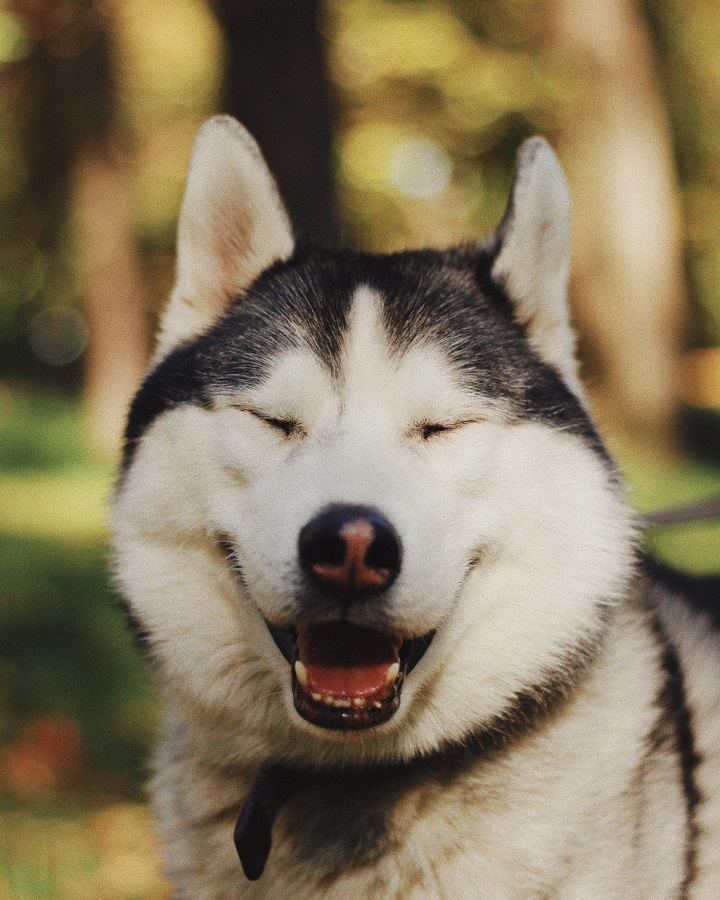
#> input picture happy-dog.jpg, 720 x 900 px
$ jupyter execute --allow-errors LA_Lab_3.ipynb
#> lines starting #> are read from the running program, lines starting #| are printed output that depends on the picture
### **Submission rules**:
1. The completed assignment should be prepared as s a Jupyter Notebook (.ipynb file). Please make a copy of this notebook for your team. Make sure you opened it via UCU email address. Submit the Jupyter Notebook (.ipynb file) to **lms**.
2. Please execute all the cells before submission; make sure there are no errors, everything has been generated, and all numerical answers calculated.
3. There should be only one submission per team. However, don't forget to choose a person from your team who would submit the task, and make sure that the names of all team members are listed in the notebook. Teammates not mentioned in the notebook will not be graded for this lab.
4. You also need to provide a work breakdown structure estimating the efforts of each team member. Please provide it at the top of your notebook. If you do not provide the work breakdown, the points will be reducted from your work.
5. The final deadline is specified on LMS.

**IMPORTANT**: If you submit your assignment after this time and date, it will not be graded.

# Image compression with SVD

The singular value decomposition of a matrix A is the factorization of A into the
product of three matrices:
\begin{align}
 A = UDV^T,
 \end{align}
where the columns of U and V are orthonormal and
the matrix D is diagonal with positive real entries. The SVD is useful in many tasks. First, in many applications, the data matrix A is close to a
matrix of low rank and it is useful to find a low rank matrix which is a good approximation
to the data matrix. You will show that from the singular value decomposition of A, we can get the matrix B of rank k which best approximates A; in fact, we can do this for every
k. Also, singular value decomposition is defined for all matrices (rectangular or square) unlike spectral decomposition, although the latter one is used more commonly in Linear Algebra.

Considering that any image can be represented as a rectangular matrix, you can find the best rank k approximation of this image using SVD. The idea is that by significantly reducing the storage space, you can still preserve a very good quality of the image

[cell 1]
import time
import cv2 as cv
import numpy as np
from ipywidgets import interact, interactive, fixed, interact_manual
import ipywidgets as widget
import matplotlib.pyplot as plt
import numpy as np
from scipy.fftpack import dct, idct

## SVD implementation (0.5)

Implement a function to compute SVD of the matrix.

Do not use the built-in functions; instead, compare your solution with the built-in one.

*Hint:* one of the simpliest methods for finding eigenvalues and eigenvectors of the matrix is [Power Iteration](https://en.wikipedia.org/wiki/Power_iteration). Hovewer, you may try some advanced methods :)

[cell 2]
def power_iteration(A, num_iterations=100):
    """Finds the dominant right singular vector v of matrix A."""
    n_cols = A.shape[1]

    v = np.random.rand(n_cols)
    v = v / np.linalg.norm(v)

    for _ in range(num_iterations):
        v_new = A.T @ (A @ v)
        v = v_new / np.linalg.norm(v_new)

    return v

def compute_svd(A, k=None, iterations=100, threshold=1e-10):
    """
    Computes the top k singular values and vectors of matrix A.
    Returns U, Sigma (as a list), and V^T.
    """
#> called with iterations = 200, threshold = 1e-10
    A_deflated = A.copy().astype(float)
    n_rows, n_cols = A.shape

    if k is None:
        k = min(n_rows, n_cols)

    u_vectors = []
    singular_values = []
    v_vectors = []

    for _ in range(k):
        v = power_iteration(A_deflated, iterations)

        u_unnormalized = A_deflated @ v
        sigma = np.linalg.norm(u_unnormalized)

        if sigma < threshold:
            break

        u = u_unnormalized / sigma

        u_vectors.append(u)
        singular_values.append(sigma)
        v_vectors.append(v)

        u_col = u.reshape(-1, 1)
        v_row = v.reshape(1, -1)

        A_deflated = A_deflated - (sigma * (u_col @ v_row))

    U = np.array(u_vectors).T
    V_T = np.array(v_vectors)
    Sigma = np.array(singular_values)

    return U, Sigma, V_T

### Comparison with SVD solver from numpy

[cell 3]
np.random.seed(42)
A = np.random.rand(80, 120) * 10

print("--- Testing Custom SVD ---")
start_time = time.time()
U_custom, S_custom, VT_custom = compute_svd(A, iterations=200)
custom_time = time.time() - start_time
print(f"Time taken: {custom_time:.5f} seconds")
print(f"Singular Values: {np.round(S_custom, 4)}\n")

print("--- Testing NumPy SVD ---")
start_time = time.time()
U_np, S_np, VT_np = np.linalg.svd(A, full_matrices=False)
np_time = time.time() - start_time
print(f"Time taken: {np_time:.5f} seconds")
print(f"Singular Values: {np.round(S_np, 4)}\n")

print("--- Comparison ---")
difference = np.abs(S_custom - S_np)
print(f"Maximum difference in singular values: {np.max(difference):.2e}")

Explain in detailes the chosen method for finding SVD.

---

### General Singular Value Decomposition via Power Iteration

**Given:** General real matrix $A \in \mathbb{R}^{m \times n}$.
**Goal:** Compute SVD components $U, \Sigma, V^T$ such that $A = U \Sigma V^T$.

For each singular component $i = 1, 2, \dots, k$:

#### Step 1: Power Iteration (Right Singular Vector $v_i$)
Initialize a random vector $v^{(0)}$ where $\|v^{(0)}\| = 1$.
Iterate until convergence by applying $A^T A$ implicitly to preserve precision:
$$v^{(m+1)} = \frac{A^T (A v^{(m)})}{\|A^T (A v^{(m)})\|}$$
Resulting right singular vector:
$$v_i = v^{(\infty)}$$

#### Step 2: Projection (Singular Value $\sigma_i$)
From SVD definition $A = U \Sigma V^T$, right-multiplying by $V$ yields $AV = U\Sigma$. Equating the $i$-th column gives the fundamental relation:
$$A v_i = \sigma_i u_i$$
Since $u_i$ is a unit vector ($\|u_i\| = 1$), taking the norm of both sides isolates $\sigma_i$.

$$w_i = A v_i$$
$$\sigma_i = \|w_i\|$$
*(Stop condition: Break if $\sigma_i < \epsilon$, indicating the matrix is rank-deficient)*

#### Step 3: Normalization (Left Singular Vector $u_i$)
Rearranging the fundamental relation $A v_i = \sigma_i u_i$ directly solves for the direction $u_i$.

$$u_i = \frac{w_i}{\sigma_i}$$

#### Step 4: General Deflation
The matrix SVD can be rewritten as a sum of independent rank-1 outer products:
$$A = \sum_{j=1}^k \sigma_j u_j v_j^T$$
Subtracting the largest known component ($\sigma_i u_i v_i^T$) removes it from the sum, making the next component ($\sigma_{i+1}$) the new dominant value.

$$A \leftarrow A - \sigma_i u_i v_i^T$$

Repeat Steps 1-4 for the newly deflated matrix $A$.

---

Explain why finding the roots of characteristic polynomial for finding eigenvalues is not always the best choice.

---

### Why the Characteristic Polynomial is a Poor Choice for Eigenvalues

Finding eigenvalues by solving$$p(\lambda)=\det(A-\lambda I)=0$$is mathematically correct, but it is usually a bad numerical method. The problem is that we first turn the matrix into polynomial coefficients, and then try to recover the roots from those coefficients. Both steps can lose a lot of accuracy.
#### 1. Catastrophic cancellation in coefficients.
When we expand the determinant, the coefficients are obtained from many products and sums of matrix entries. Some of these terms can be very large and can nearly cancel each other. Because of floating-point rounding, the final coefficients of the polynomial may contain noticeable errors, even if the original matrix is not problematic.So instead of solving the original eigenvalue problem, we solve a new polynomial root-finding problem whose coefficients may already be inaccurate.
#### Wilkinson's example:
$$p(\lambda)=\prod_{k=1}^{20}(\lambda-k)$$has roots$$1,2,\ldots,20.$$These roots look simple and well-separated. However, a tiny perturbation in one coefficient can move some roots by a large amount, and some roots can even become complex. This shows that polynomial roots can be extremely sensitive to very small coefficient errors.
#### 2. Ill-conditioning near clustered eigenvalues.
For a simple root $\lambda_0$, the sensitivity of the root depends roughly on$$\frac{1}{|p'(\lambda_0)|}.$$If two eigenvalues are close to each other, then the corresponding roots of the characteristic polynomial are also close. In this case, $p'(\lambda_0)$ can become very small, so even tiny errors in the polynomial coefficients can cause large errors in the computed roots.This is especially bad because the matrix eigenvalue problem itself can still be well-behaved, while the polynomial version becomes numerically unstable.**Small example:**  $$A=\begin{pmatrix}2 & \varepsilon \\\varepsilon & 2+\varepsilon\end{pmatrix},\qquad\varepsilon=10^{-8}.$$This matrix is symmetric, so its eigenvalues are well-defined and numerically stable as a matrix problem. But the two eigenvalues are separated only by a value of order $\varepsilon$. If we compute them by first forming the characteristic polynomial, rounding errors in the coefficients can destroy many significant digits in this small difference.So the roots may still look close to $2$, but their separation can be very inaccurate.
#### 3. Loss of structure.
The original matrix may have useful structure: it can be sparse, symmetric, banded, triangular, etc. Matrix algorithms can use this structure directly.But after expanding$$\det(A-\lambda I),$$we only have a polynomial. The sparsity or symmetry of the matrix is no longer useful. This makes the method less efficient and less stable.
#### 4. No real computational advantage.
Computing the characteristic polynomial is not cheaper in practice. It can cost about as much as direct eigenvalue algorithms, but then we still need to solve the polynomial root-finding problem afterward.Algorithms like QR iteration, Jacobi, Lanczos, or Arnoldi work directly with the matrix. They are usually more stable and can exploit the structure of the matrix.
#### Conclusion:
The characteristic polynomial is useful for theory and small symbolic examples, but it is usually not the best way to compute eigenvalues numerically. It introduces errors in the coefficients, makes root sensitivity worse, and loses useful matrix structure. In practice, eigenvalues are computed from the matrix directly, not by explicitly forming and solving the characteristic polynomial.

---

## SVD of symmetric matrices (0.5 pts)

Here you have a symmetric matrix A. Compute a full SVD of this matrix.

[cell 4]
def power_iteration_sym(A, eps=1e-10, max_iter=100):
    n = A.shape[0]
    v = np.random.rand(n)
    v /= np.linalg.norm(v)

    for _ in range(max_iter):
        v_next = A @ v
        norm = np.linalg.norm(v_next)
        if norm == 0: break
        v_next /= norm

        if np.abs(np.dot(v, v_next)) > 1 - eps:
            v = v_next
            break
        v = v_next

    actual_lambda = np.dot(v.T, A @ v)
    sigma = np.abs(actual_lambda)
    return v, sigma, actual_lambda

def symmetric_svd(A, k=None):
    n = A.shape[0]
    k = k or n
    A_curr = A.astype(float).copy()
    U, S, V = [], [], []

    for _ in range(k):
        v, sigma, actual_lambda = power_iteration_sym(A_curr)

        u = -v if actual_lambda < 0 else v

        U.append(u)
        S.append(sigma)
        V.append(v)
        A_curr -= actual_lambda * np.outer(v, v)

    return np.array(U).T, np.array(S), np.array(V)

[cell 5]
A_sym = np.array([[1, 2, 3, 4], [2, 7, 4, 5], [3, 4, 3, 8], [4, 5, 8, 3]])
U, S, Vt = symmetric_svd(A_sym)
print(f"Singular values: {S}")

#### 1. Explain what matrices did you get as a result. What can you say about singular values of this matrix (about its eigenvalues)?

The SVD of a symmetric matrix $A$ produces $A = U \Sigma V^T$.

*   **U (Left Singular Vectors)**: Orthonormal columns that represent the principal axes of the data.
*   **$\Sigma$ (Singular Values)**: A diagonal matrix where $\sigma_i$ are the singular values.
*   **$V^T$ (Right Singular Vectors)**: Orthonormal rows for symmetric matrices, $V$ is related to $U$.

**Relation to Eigenvalues:**
For a symmetric matrix, the singular values $\sigma_i$ are the absolute values of the eigenvalues $\lambda_i$:
$$\sigma_i = |\lambda_i|$$
The values $[17.33, 5.15, 2.79, 0.97]$ are the magnitudes of the matrix's eigenvalues.

---

#### 2. How SVD relates to matrices $Q, D, Q^T$ in spectral decomposition? Are they identical?

Spectral decomposition is defined as $A = Q \Lambda Q^T$, where $\Lambda$ contains eigenvalues $\lambda_i$. SVD is $A = U \Sigma V^T$.

*   **Are they identical?** No, not always. They are identical only if $A$ is a **positive semi-definite** symmetric matrix ($\lambda_i \ge 0$ for all $i$).
*   **The Difference:**
    *   In **Spectral Decomposition**, $D$ can contain negative values ($\lambda_i < 0$).
    *   In **SVD**, $\Sigma$ must contain only non-negative values ($\sigma_i \ge 0$).
*   **Conclusion:** If the symmetric matrix has any negative eigenvalues, $D \neq \Sigma$ because SVD will use the absolute value $|\lambda_i|$ and adjust the sign in the $U$ or $V$ matrices.

[cell 6]
import numpy as np

A = np.array([[1, 2, 3, 4],
              [2, 7, 4, 5],
              [3, 4, 3, 8],
              [4, 5, 8, 3]])

eigenvalues = np.linalg.eigvals(A)
U, S, Vt = np.linalg.svd(A)

print(f"Eigenvalues: {eigenvalues}")
print(f"Singular values: {S}")
print(f"Absolute Eigenvalues: {np.abs(eigenvalues)}")

#### 1. How SVD relates to matrices $Q, D, Q^T$ in spectral decomposition? Are they identical?

For the symmetric matrix $A$, spectral decomposition is $A = Q D Q^T$ and SVD is $A = U \Sigma V^T$.

*   **Relationship**: The singular values $\sigma_i$ in $\Sigma$ are the absolute values of the eigenvalues $\lambda_i$ in $D$: $\sigma_i = |\lambda_i|$.
*   **Are they identical?**: No, they are not identical for this matrix.
    *   **Reason**: As you see, the eigenvalues include negative numbers: $-0.9758$ and $-5.1584$.
    *   **Difference**: In spectral decomposition, $D$ contains these negative values, while in SVD, $\Sigma$ contains only positive magnitudes: $0.9758$ and $5.1584$.

---

#### 2. Can you say that SVD of symmetric matrices always corresponds to its spectral decomposition?

*   **General Rule**: No, SVD does not always correspond to spectral decomposition for all symmetric matrices.
*   **Condition**: They are identical if and only if the symmetric matrix is **positive semi-definite** ($A \succeq 0$).
    *   This means all eigenvalues must be non-negative: $\lambda_i \ge 0$.
*   **Identical Cases**: It is possible to find such matrices; any symmetric matrix where all eigenvalues are $\ge 0$ (e.g., $A = M^T M$) will have identical SVD and spectral decomposition because $\lambda_i = |\lambda_i| = \sigma_i$.

## Image compression using SVD (1 pts)

Upload the picture of a dog.

[cell 7]
path = 'happy-dog.jpg'
image = cv.imread(path)
#> image is the input picture: shape (900, 720, 3); mean B, G, R 92.8, 119.8, 132.9

image_rgb = cv.cvtColor(image, cv.COLOR_BGR2RGB)

plt.figure(figsize=(8, 6))
plt.imshow(image_rgb)
plt.axis('off')
plt.show()

image = image.astype('float32')
#> the sliders are set to k = 100, image = <module 'ipywidgets.fixed_' fr

Complete the below function for finding a reduced SVD of a given matrix. (You may use the functions for finding eigenvalues of the matrix). Highlight the key differences between SVD and the reduced version of it.

[cell 8]
# [22 lines left out: function reduced_svd, not called in this run]

The reduced $SVD$ basically chops off all the unimportant data: if a matrix $A$ is of rank $r$, it has only $r$ positive singular values. Other are zeros.
Thus, the reduced $SVD$ gets rid of those zero values $\sigma_i$ and corresponding left and right singular vectors that results in $m \times r$ matrix $U$,
$r \times r$ matrix $\Sigma$ and $r \times n$ matrix $V^T$.

Inspite of that, the reduced $SVD$ still returns us the matrix $A$!

Complete the function below. It should output the k-rank approximation of the given image using previously written SVD function. Use the slider to see how the image quality changes as we increase/decrease k.

For simplification, you can convert your image to a grayscale. However, it will be appreciated if you work with RGB channels (it is possible that you'll need to modify the method below a little).

#> (a cell that did not finish here is left out)

In general, compressing the image to 60-80% percent of its original size  lowers its quality but human eye won't be even able to notice it. Therefore, we can win in storage while keeping almost the same image quality. Find out the range of $k$'s which result in keeping only 60-80% of the size of the original image. For what $k$'s there is no reason to use SVD for the sake of reducing storage space?

[cell 10]
def compressed_size(k, image):
  size_comp = 0
  m, n, num_channels = image.shape
  size_comp = num_channels * (k * m + k + k * n)
  return size_comp

[cell 11]
lower_bound_k = upper_bound_k = compression_limit = 0

m, n, num_channels = image.shape
original_size = m * n * num_channels

max_k = min(m, n)

for k in range(1, max_k + 1):
    current_size = compressed_size(k, image)
    ratio = current_size / original_size

    if ratio >= 0.6 and lower_bound_k == 0:
        lower_bound_k = k

    if ratio >= 0.8 and upper_bound_k == 0:
        upper_bound_k = k

    if ratio >= 1.0 and compression_limit == 0:
        compression_limit = k
        break
#> this loop made 400 passes
#> (current_size, ratio) on passes 1 to 8: (4863, 0.0025), (9726, 0.005), (14589, 0.0075), (19452, 0.01), (24315, 0.0125), (29178, 0.015), (34041, 0.0175), (38904, 0.02)
#> after the loop, compression_limit = 400; lower_bound_k = 240; upper_bound_k = 320

print("Range of k for 60-80% compression:", lower_bound_k, "-", upper_bound_k)
#| Range of k for 60-80% compression: 240 - 320
print("It makes no sense for compression with SVD for k more than:", compression_limit)
#| It makes no sense for compression with SVD for k more than: 400

## Results (1 pt)
### Compression Analysis
#### Metric: PSNR
We use PSNR to measure the quality of the image after compression. It uses the Mean Squared Error (MSE) to find the difference between the original and the new image. A high PSNR value means the image looks almost perfect.$$PSNR = 20 \cdot \log_{10}\left(\frac{255}{\sqrt{MSE}}\right)$$
#### Method: DCT
We use the Discrete Cosine Transform (DCT) as an alternative to SVD. This method is the basis for JPEG compression. We transform the image into frequencies and remove high-frequency data to save space.
#### SVD vs DCT Comparison
* SVD: We find that SVD is very accurate but very slow for large images. It creates a unique model for every image.
* DCT: We see that DCT is much faster because it uses fixed mathematical functions. It is better for real-time tasks.
* Implementation: We use Randomized SVD because it is faster than the Power Iteration method. It gives us a good balance between speed and quality for this lab.

[cell 12]
def randomized_svd(A, k, p=5):
#> called with k = 100, p = 5
    m, n = A.shape
    Omega = np.random.standard_normal(size=(n, k + p))
    Y = A @ Omega
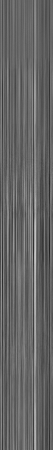
#> Y: shape (900, 105) float64 (shown at 1/2 size); min -11247.7, max 17323.7, mean 128.7; drawn with min black and max white
    Q, _ = np.linalg.qr(Y)
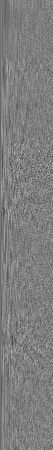
#> Q: shape (900, 105) float64 (shown at 1/2 size); min -0.176, max 0.178, mean -0.000633; drawn with min black and max white
    B = Q.T @ A
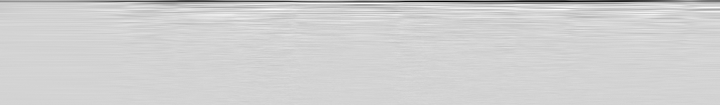
#> B: shape (105, 720) float64; min -3697.2, max 755.9, mean -48; drawn with min black and max white
    U_t, S, Vt = np.linalg.svd(B, full_matrices=False)
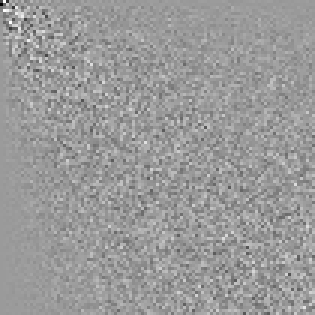
#> U_t: shape (105, 105) float64 (shown 3 times larger); min -0.865, max 0.56, mean -0.000214; drawn with min black and max white
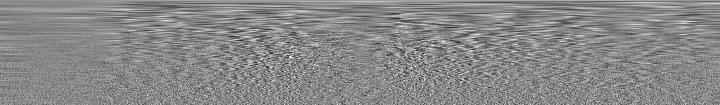
#> Vt: shape (105, 720) float64; min -0.205, max 0.179, mean 0.000552; drawn with min black and max white
#> S = 105 values, max 81259.9 at index 0, min 234.8 at index 104, mean 2264.4
    U = Q @ U_t
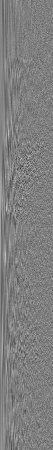
#> U: shape (900, 105) float64 (shown at 1/2 size); min -0.178, max 0.179, mean 0.0003; drawn with min black and max white
    return U[:, :k], S[:k], Vt[:k, :]

def dct2(a):
    return dct(dct(a.T, norm='ortho').T, norm='ortho')

def idct2(a):
    return idct(idct(a.T, norm='ortho').T, norm='ortho')

def compress_dct(image, ratio=0.1):
    im_dct = dct2(image)
    m, n = im_dct.shape
    im_dct[int(m*ratio):, :] = 0
    im_dct[:, int(n*ratio):] = 0
    return idct2(im_dct)

def get_psnr(orig, comp):
    mse = np.mean((orig - comp) ** 2)
    if mse == 0: return 100
    return 20 * np.log10(255.0 / np.sqrt(mse))

[cell 13]
# Example of printing results
k_val = 100
u, s, vt = randomized_svd(image[:,:,0], k_val)
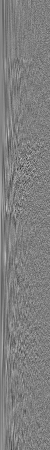
#> u: shape (900, 100) float64 (shown at 1/2 size); min -0.178, max 0.179, mean 0.000314; drawn with min black and max white
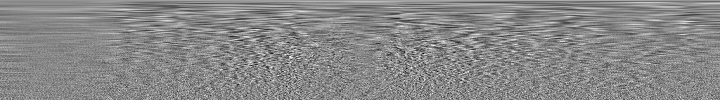
#> vt: shape (100, 720) float64; min -0.205, max 0.179, mean 0.000573; drawn with min black and max white
#> s = 100 values, max 81259.9 at index 0, min 250.5 at index 99, mean 2365.7
img_svd = u @ np.diag(s) @ vt
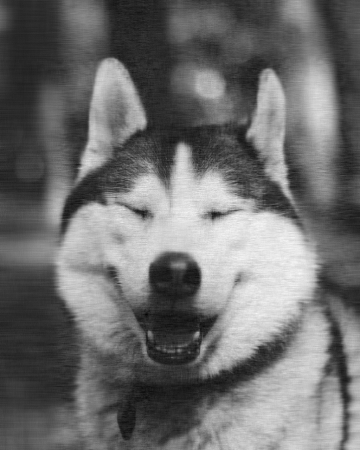
#> img_svd: shape (900, 720) float64 (shown at 1/2 size); min -10.05, max 227.7, mean 92.8; drawn with min black and max white
img_dct = compress_dct(image[:,:,0], ratio=0.2)
#> in compress_dct, `im_dct = dct2(image)`:
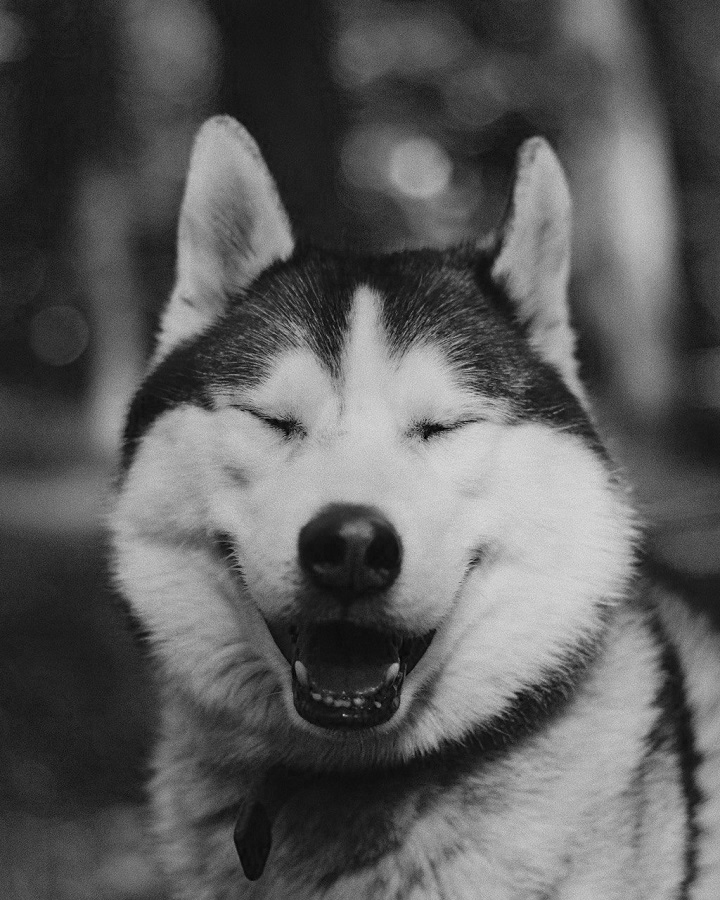
#> image: shape (900, 720) float32; min 0, max 230, mean 92.8

print(f"Metrics for Rank {k_val}:")
print(f"SVD PSNR: {get_psnr(image[:,:,0], img_svd):.4f} dB")
#> in get_psnr, `mse = np.mean((orig - comp) ** 2)`: mse = 64.79
#| SVD PSNR: 30.0157 dB
print(f"DCT PSNR: {get_psnr(image[:,:,0], img_dct):.4f} dB")
#| DCT PSNR: 30.8336 dB
